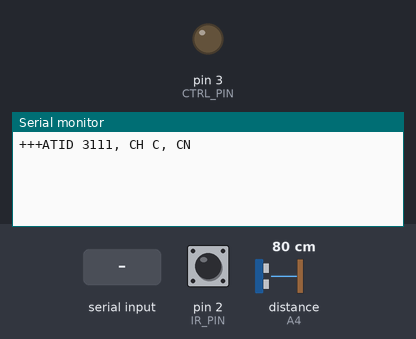
This sketch was run on a simulated Arduino Nano, built with avr-gcc and run on an emulated ATmega328P. Parts: output pins drawn as LEDs (lit = HIGH), the last lines printed to the serial monitor. The inputs (shaded band) are chosen by the test bench; at power-on: distance to the obstacle (sensor on A4) 80 cm, pin 2 (IR_PIN) LOW. The echo pulse lasts 58.3 µs per cm; pins used as bus, display or sensor lines are not drawn.

Above: at 3.8 s.
3.9 s: "run1\n" received over Serial
At 5.2 s:
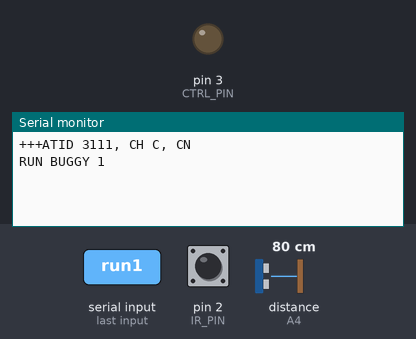
6.9 s: distance to the obstacle (sensor on A4) set to 11 cm
9.9 s: distance to the obstacle (sensor on A4) set to 8 cm
At 12.8 s:
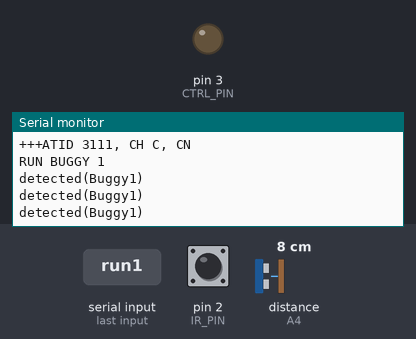
12.9 s: pin 2 (IR_PIN) driven HIGH
14.4 s: pin 2 (IR_PIN) pulsed LOW 2 times (0.12 s each, 0.3 s apart)
At 17.9 s:
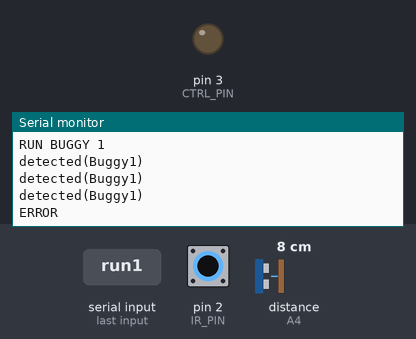
18.0 s: "park1\n" received over Serial
At 19.5 s:
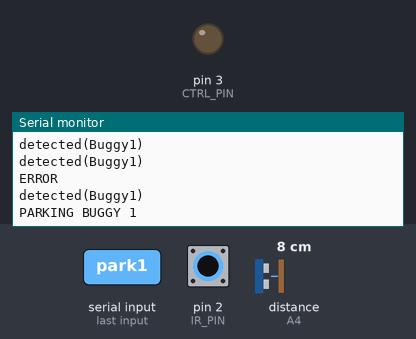

Measured:
- the behaviour switches between 10 and 9 cm on distance to the obstacle (sensor on A4) (found by bisection; images 1 and 2)
- after the input at 3.9 s, the serial monitor: prints a new line at once (image 1)
- after the input at 9.9 s, the serial monitor: prints a new line after 0.70 s (image 2)
- after the input at 14.4 s, the serial monitor: prints a new line after 3.3 s (image 3)
- after the input at 18.0 s, the serial monitor: prints a new line after 0.74 s (image 4)

The sketch:

gold_buggy_1.ino
```cpp
//hardware interface
#define CTRL_PIN 3
#define IR_PIN 2
//read control messages
String inputString = "";         // a string to hold incoming data
boolean stringComplete = false;  // whether the string is complete
//Gantry
volatile boolean irInterrupt = false;
int gantry; //gantry number
int pulse; //signal-in from the gantry
//Ultrasonic
const int pingPin =  A4;      // the pin number for the signal
const int powerPin =  A3;    // the pin number for the power
const int gndPin =  A2;       // the pin number for the gnd
boolean ultraSonics = false;   //flag to turn on/off the ultrasonics
unsigned long previousMillis = 0;     // will store last time ultrasonics checked was updated
const long interval = 1000;     //sets interval to be a second

//counter for gantries
int counter = 0;

void setup() {
  //set up Nano board pin
  pinMode(CTRL_PIN, OUTPUT);
  digitalWrite(CTRL_PIN, LOW);
  pinMode(IR_PIN, INPUT);
  // set the digital pin as output:
  pinMode(pingPin, OUTPUT);
  pinMode(powerPin, OUTPUT);
  pinMode(gndPin, OUTPUT);
  //Power the module
  digitalWrite(powerPin, HIGH);
  digitalWrite(gndPin, LOW);

  //attach irInterrput tp setup()
  attachInterrupt(digitalPinToInterrupt(IR_PIN), ISRinfrared, RISING);

  //set up serial comms
  Serial.begin(9600);
  Serial.print("+++");
  delay(1500);
  Serial.println("ATID 3111, CH C, CN");
  delay(1100);
  while (Serial.read() != -1) {};
}


void loop() {

  //ultrasonic control
  unsigned long currentMillis = millis();

  if (currentMillis - previousMillis >= interval)
  {
    // save the last time you checked the ultrasonics
    previousMillis = currentMillis;

    if(ultraSonics) //ultrasonics turned on (true/false)
  {
    if(ultraSonicDet())
    {  //if object detected
      writeXbee("detected(Buggy1)");
      stopBuggy();
      }

   else{
       startBuggy();
      }
    }
  }

//read command
   if (stringComplete) {
 //control start
    if(inputString == "run1"){
      if(counter == 3) //at gantry 3
      {
      delay(6000); //prevents buggy starting before buggy 2 parks
      writeXbee("RUN BUGGY 1");
      startBuggy();
      ultraSonics = true; //turns on ultrasonics module
      counter = 0; //resets counter after each lap
      }
      else { //normal run command if not at gantry 3
      writeXbee("RUN BUGGY 1");
      startBuggy();
      ultraSonics = true;
      }
    }

    else if (inputString == "park1") { //parks buggy
        writeXbee("PARKING BUGGY 1");
        parking();
    }

    // clear the string:
    inputString = "";
    stringComplete = false;
  }

//gantry detect and gantry number report
  if (irInterrupt){
    stopBuggy();
    gantry = readGantry();  // read in the gantry number according to frequency
    if (gantry == 4){   //abnormal condition
      writeXbee("ERROR");
    }
    else{
      writeXbee("B1G" + String(gantry));  //lets supervisory pc know which gantry buggy 1 is at
      ultraSonics = false; //stops ultrasonics running the buggy again instead of the go command
    }
    delay(1000);
    irInterrupt = false;
    counter++; //adds to gantry counter
  }
}

//Functions start here
void writeXbee(String msg) { //sends a message as a string to the serial port to communicate with the supervisory pc
  Serial.println(msg);
  Serial.flush();
}

void serialEvent() {
  while (Serial.available()) {
    // get the new byte:
    char inChar = (char)Serial.read();
    // add it to the inputString:

    // if the incoming character is a newline, set a flag
    // so the main loop can do something about it:
    if (inChar == '\n') {
      stringComplete = true;
    }
    else {
      inputString += inChar;
      stringComplete=false;
      }
  }
}

//Gantry recognition
int readGantry(){
  while(digitalRead(IR_PIN)!=LOW);
  //read the average frenquency for precision
  //prevents excess readings of "gantry 4"
   int pulse0 = pulseIn(IR_PIN, HIGH);
   delay(2);
   int pulse1 = pulseIn(IR_PIN, HIGH);
   delay(2);
   int pulse2 = pulseIn(IR_PIN, HIGH);
   delay(2);
   int pulse3 = pulseIn(IR_PIN, HIGH);
   pulse = (pulse0 + pulse1 + pulse2 + pulse3)/4;

   //labelling of gantries depending on infrared pulse they send
   if(pulse >= 500 && pulse <= 1500){
     return 1;
   }
   else if (pulse >= 1500 && pulse <=2500){
    return 2;
   }
   else if (pulse >=2500 && pulse <=3500){
    return 3;
   }
   else {
    return 4;
   }
}

void ISRinfrared(){ //void function necessary for the attach interrupt function
   irInterrupt = true;
}

//choose modes on Buggy Controller Chip
void stopBuggy(){
      delay(2);
      digitalWrite(CTRL_PIN,LOW);
      delay(2);
      digitalWrite(CTRL_PIN,HIGH);
      delay(2);
      digitalWrite(CTRL_PIN,LOW);
      delay(2);
}

void startBuggy(){
      delay(20);
      digitalWrite(CTRL_PIN,LOW);
      delay(2);
      digitalWrite(CTRL_PIN,HIGH);
      delay(4);
      digitalWrite(CTRL_PIN,LOW);
      delay(2);
}

void leftOverride(){
      delay(20);
      digitalWrite(CTRL_PIN,LOW);
      delay(2);
      digitalWrite(CTRL_PIN,HIGH);
      delay(6);
      digitalWrite(CTRL_PIN,LOW);
      delay(2);
}

//ultrasonic module
boolean ultraSonicDet()
{
  pinMode(pingPin, OUTPUT); //allows ultrasonic soundwave to be sent as an output
  digitalWrite(pingPin,LOW);
  delayMicroseconds(2);
  digitalWrite(pingPin,HIGH);
  delayMicroseconds(10); //sends 10 microsecond signal to be measured
  digitalWrite(pingPin,LOW);

  pinMode(pingPin, INPUT); //allows sent soundwave to be taken back in

  float ultrasonicPulse = pulseIn(pingPin,HIGH);
  int distance = (ultrasonicPulse/20000) * (343.2);

   if(distance < 10)  //10cm
   return true;
   else
   return false;
}

void parking(){
  leftOverride(); //buggy 1 must go clockwise for correct park function to work
  delay(3000);
  startBuggy(); //returns buggy to normal mode to allow it to continue into parking lane correctly
  delay(3000); //delay allows buggy to park properly in parking lane
  stopBuggy();
  ultraSonics = false;
  stringComplete = false;
  delay(3000);
  }
```
